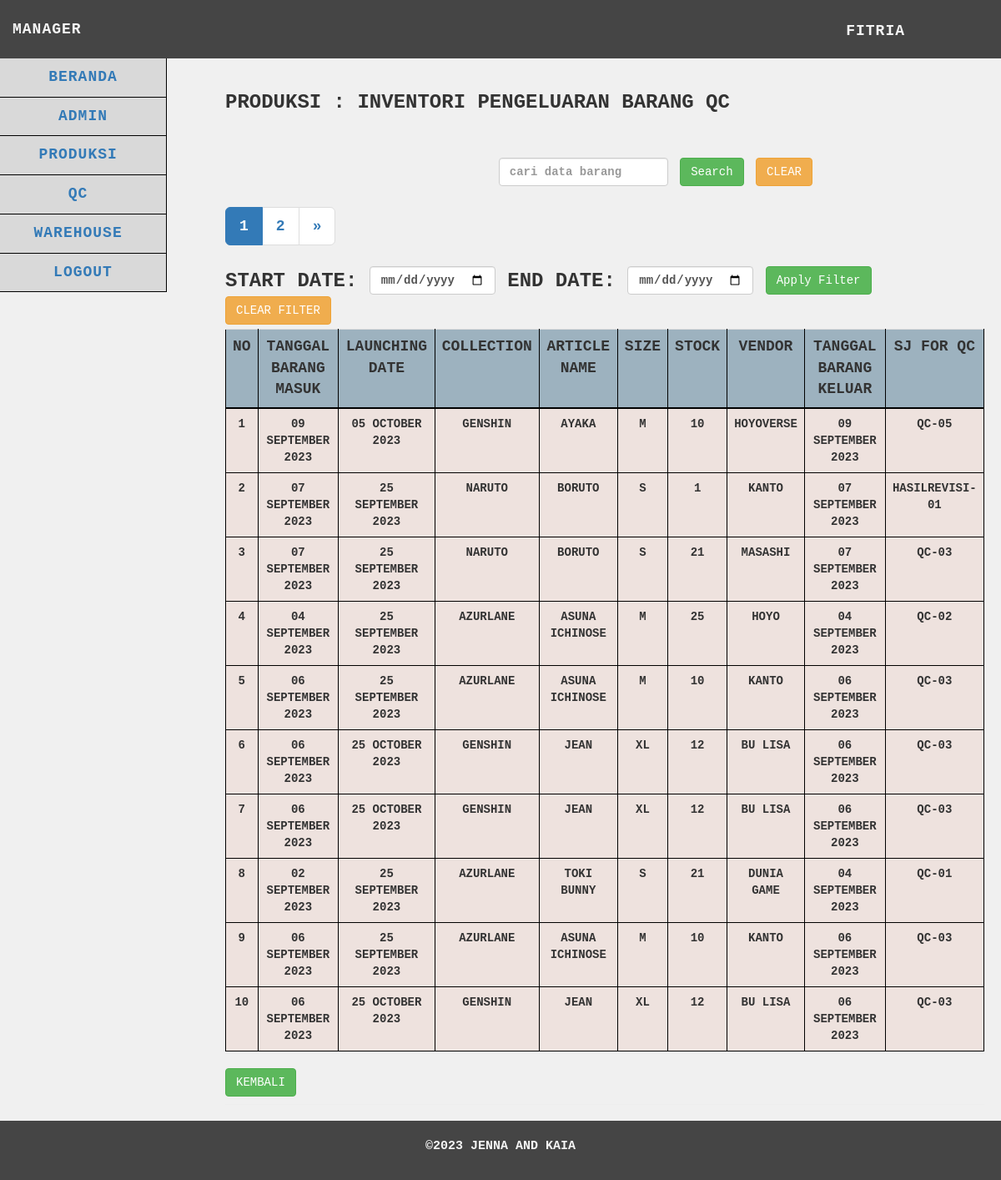
Page /manager/produksi/barangqc/barangqc.php (signed in) on the earlier database version.
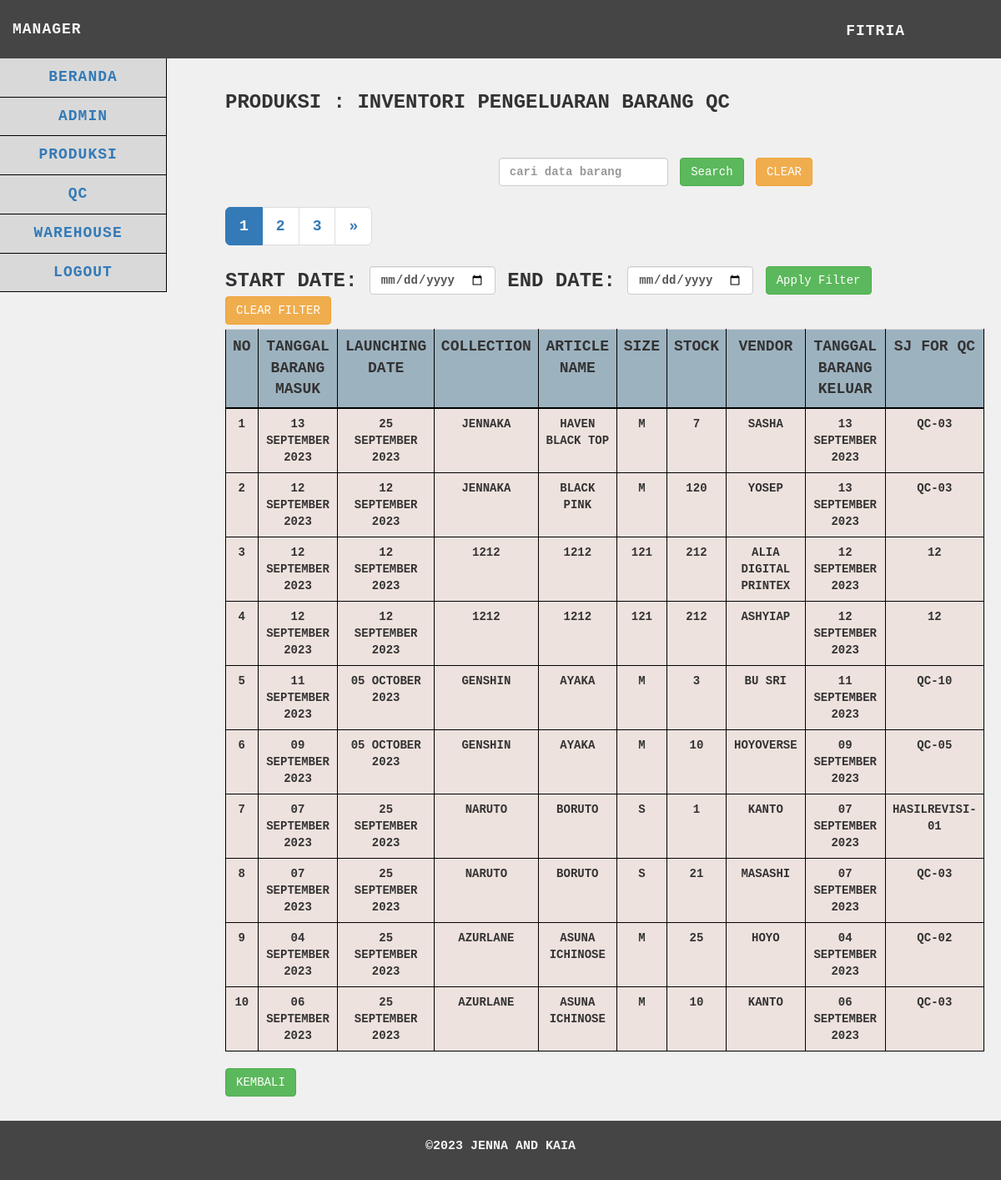
Same page on the later database version.
### tables this page shows
CREATE TABLE `barangqc` (
  `idbarang_qc` int(25) NOT NULL,
  `tgl_brg_masuk` date NOT NULL,
  `launching_date` date NOT NULL,
  `collection` varchar(255) NOT NULL,
  `article_name` varchar(255) NOT NULL,
  `size` varchar(15) NOT NULL,
  `stock` int(255) NOT NULL,
  `vendor` varchar(255) NOT NULL,
  `tgl_brg_keluar` date NOT NULL,
  `sj_for_qc` varchar(255) NOT NULL,
  `idbarang_vendor` int(25) NOT NULL,
  `idbarang_inpayet` int(25) NOT NULL,
  `idbarang_inrevisi` int(255) NOT NULL
);

### manager/produksi/barangqc/functions.php (called while the page is built, shortened)
<?php
$db = mysqli_connect("localhost", "root", "", "gudangjenna");
function query($query)
{
    global $db;
    $result = mysqli_query($db, $query);
    $rows = [];
    while ($row = mysqli_fetch_assoc($result)) {
        $rows[] = $row;
    }
    return $rows;
}
function formatDate($dateString)
{
    $timestamp = strtotime($dateString);
    return date('d F Y', $timestamp);
}

### manager/produksi/barangqc/barangqc.php (the view, shortened to what the changed rows need)
<?php
require 'functions.php';
$barangqc = query("SELECT * FROM barangqc");
$limit = 10;
$page = isset($_GET['page']) ? $_GET['page'] : 1;
$start = ($page - 1) * $limit;
$start_date = isset($_GET['start_date']) ? $_GET['start_date'] : '';
$end_date = isset($_GET['end_date']) ? $_GET['end_date'] : '';
$date_filter = '';
$search = isset($_GET['search']) ? $_GET['search'] : '';
$search_filter = '';
$query = "SELECT * FROM barangqc $date_filter $search_filter ORDER BY idbarang_qc DESC LIMIT $start, $limit";
$barangqc = query($query);
$totalRecordsSearchDateFilter = count(query("SELECT * FROM barangqc $date_filter $search_filter"));
$totalPagesSearchDateFilter = ceil($totalRecordsSearchDateFilter / $limit);
?>
<!DOCTYPE html>
<html>
<head>
    <link href="../../../vendor/css/bootstrap/bootstrap.min.css" rel="stylesheet">
    <link href="../../../vendor/css/bootstrap/bootstrap.css" rel="stylesheet">
    <link href="../../../vendor/font-awesome/css/font-awesome.min.css" rel="stylesheet" type="text/css">
    <link href="../../../css/tabelmanager.css" rel="stylesheet">
</head>
<body>
    <div class="content">
        <div class="container-fluid">
            <h1 class="page-header">PRODUKSI : Inventori Pengeluaran Barang QC
                <br><br><br>
                <div class="row">
                    <div class="col-md-4">
                    </div>
                    <div class="col-md-6">
                        <form action="" method="GET" class="form-inline">
                        </form>
                    </div>
                </div>
                <div class="row" style="margin-top: 5px;">
                    <div class="col-md-6">
                        <div class="button-group" style="display: flex; align-items: center;">
                            <div class="pagination-container">
                                <ul class="pagination pagination-lg">
                                    <?php
                                    $startPage = max(1, $page - 1);
                                    $endPage = min($totalPagesSearchDateFilter, $startPage + 4);
                                        for ($p = $startPage; $p <= $endPage; $p++) :
                                     ?>
                                    <li class="<?php if ($p == $page) echo 'active'; ?>">
                                        <a
                                            href="?page=<?php echo $p; ?>&start_date=<?php echo $start_date; ?>&end_date=<?php echo $end_date; ?>&search=<?php echo $search; ?>">
                                            <?php echo $p; ?>
                                        </a>
                                    </li>
                                    <?php endfor; ?>
                                </ul>
                            </div>
                        </div>
                    </div>
                </div>
                <div class="row" style="margin-top: 5px; margin-bottom: 5px">
                    <div class="col-md-12">
                        <form action="" method="GET" class="form-inline">
                        </form>
                    </div>
                </div>
                <div class="table-responsive">
                    <table id="data-table" class="table table-hover">
                        <tr>
                            <th scope="col">No</th>
                            <th scope="col">Tanggal Barang Masuk</th>
                            <th scope="col">Launching Date</th>
                            <th scope="col">Collection</th>
                            <th scope="col">Article Name</th>
                            <th scope="col">Size</th>
                            <th scope="col">Stock</th>
                            <th scope="col">Vendor</th>
                            <th scope="col">Tanggal Barang Keluar</th>
                            <th scope="col">SJ For QC</th>
                        </tr>
                        <?php $i = $start + 1; ?>
                        <?php foreach ($barangqc as $row) : ?>
                        <tr class="data-row">
                            <td><?= $i; ?></td>
                            <td><?= formatDate($row["tgl_brg_masuk"]); ?></td>
                            <td><?= formatDate($row["launching_date"]); ?></td>
                            <td><?= $row["collection"]; ?></td>
                            <td><?= $row["article_name"]; ?></td>
                            <td><?= $row["size"]; ?></td>
                            <td><?= $row["stock"]; ?></td>
                            <td><?= $row["vendor"]; ?></td>
                            <td><?= formatDate($row["tgl_brg_keluar"]); ?></td>
                            <td><?= $row["sj_for_qc"]; ?></td>
                        </tr>
                        <?php $i++; ?>
                        <?php endforeach; ?>
                    </table>
                </div>
                <div>
                    <a href="../../beranda.php" class="btn btn-success">Kembali</a>
                </div>
        </div>
    </div>
</body>
</html>

Differences in the rows shown:
no longer on this page (row unchanged): barangqc: tgl_brg_masuk "06 SEPTEMBER 2023", launching_date "25 OCTOBER 2023", collection "GENSHIN", article_name "JEAN", size "XL", stock "12", vendor "BU LISA", tgl_brg_keluar "06 SEPTEMBER 2023", sj_for_qc "QC-03"
no longer on this page (row unchanged): barangqc: tgl_brg_masuk "06 SEPTEMBER 2023", launching_date "25 OCTOBER 2023", collection "GENSHIN", article_name "JEAN", size "XL", stock "12", vendor "BU LISA", tgl_brg_keluar "06 SEPTEMBER 2023", sj_for_qc "QC-03"
no longer on this page (row unchanged): barangqc: tgl_brg_masuk "02 SEPTEMBER 2023", launching_date "25 SEPTEMBER 2023", collection "AZURLANE", article_name "TOKI BUNNY", size "S", stock "21", vendor "DUNIA GAME", tgl_brg_keluar "04 SEPTEMBER 2023", sj_for_qc "QC-01"
no longer on this page (row unchanged): barangqc: tgl_brg_masuk "06 SEPTEMBER 2023", launching_date "25 SEPTEMBER 2023", collection "AZURLANE", article_name "ASUNA ICHINOSE", size "M", stock "10", vendor "KANTO", tgl_brg_keluar "06 SEPTEMBER 2023", sj_for_qc "QC-03"
no longer on this page (row unchanged): barangqc: tgl_brg_masuk "06 SEPTEMBER 2023", launching_date "25 OCTOBER 2023", collection "GENSHIN", article_name "JEAN", size "XL", stock "12", vendor "BU LISA", tgl_brg_keluar "06 SEPTEMBER 2023", sj_for_qc "QC-03"
added barangqc: tgl_brg_masuk "13 SEPTEMBER 2023", launching_date "25 SEPTEMBER 2023", collection "JENNAKA", article_name "HAVEN BLACK TOP", size "M", stock "7", vendor "SASHA", tgl_brg_keluar "13 SEPTEMBER 2023", sj_for_qc "QC-03"
added barangqc: tgl_brg_masuk "12 SEPTEMBER 2023", launching_date "12 SEPTEMBER 2023", collection "JENNAKA", article_name "BLACK PINK", size "M", stock "120", vendor "YOSEP", tgl_brg_keluar "13 SEPTEMBER 2023", sj_for_qc "QC-03"
added barangqc: tgl_brg_masuk "12 SEPTEMBER 2023", launching_date "12 SEPTEMBER 2023", collection "1212", article_name "1212", size "121", stock "212", vendor "ALIA DIGITAL PRINTEX", tgl_brg_keluar "12 SEPTEMBER 2023", sj_for_qc "12"
added barangqc: tgl_brg_masuk "12 SEPTEMBER 2023", launching_date "12 SEPTEMBER 2023", collection "1212", article_name "1212", size "121", stock "212", vendor "ASHYIAP", tgl_brg_keluar "12 SEPTEMBER 2023", sj_for_qc "12"
added barangqc: tgl_brg_masuk "11 SEPTEMBER 2023", launching_date "05 OCTOBER 2023", collection "GENSHIN", article_name "AYAKA", size "M", stock "3", vendor "BU SRI", tgl_brg_keluar "11 SEPTEMBER 2023", sj_for_qc "QC-10"
Other differences:
new list line: "3"
